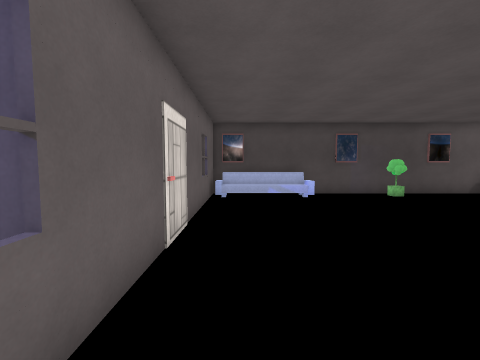
[1] (above)

24 first-person views from a walk through a Unity game level. The camera is 1.5 m above the floor, tilts 4° down and sees 90° across. The floor is counted in squares, 0.95 m on a side. Each view is taken from the middle of a square. On the plan, view 1 faces up. The plan holds only what a view shows up to about 13 squares ahead; the rest is blank. The place goes on beyond the plan. The player character is not drawn. Some surface patterns are stand-ins.

[2]
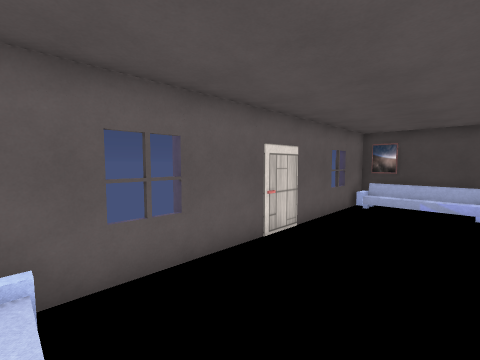

[3]
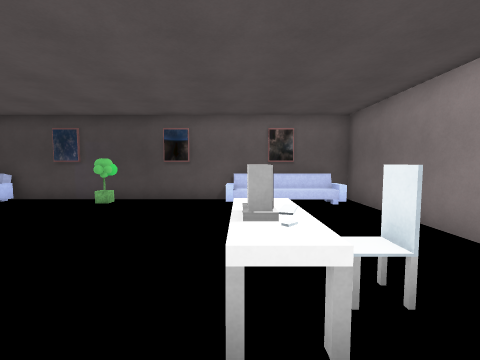

[4]
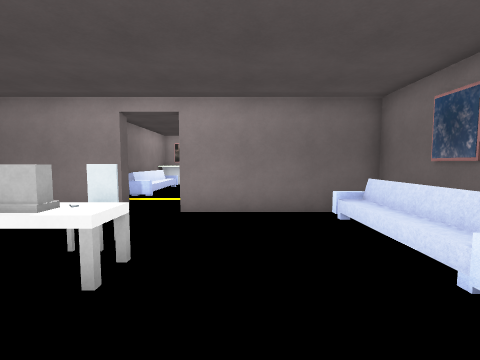

[5]
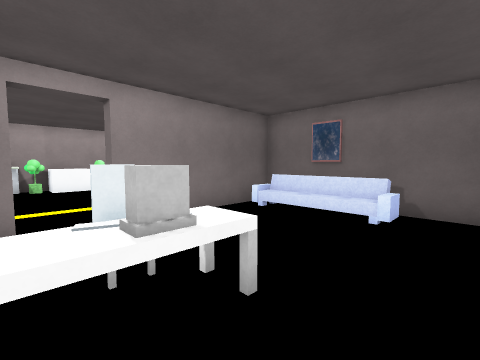

[6]
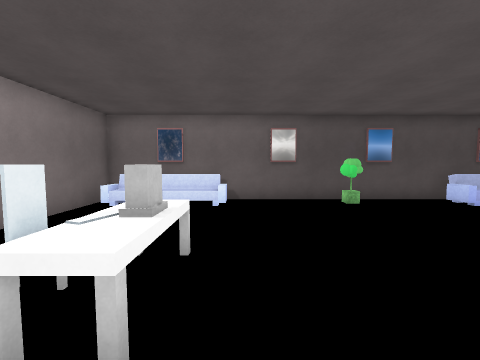

[7]
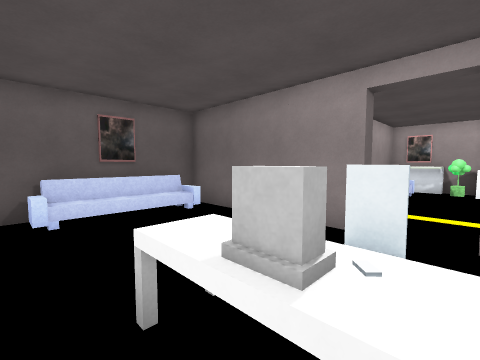

[8]
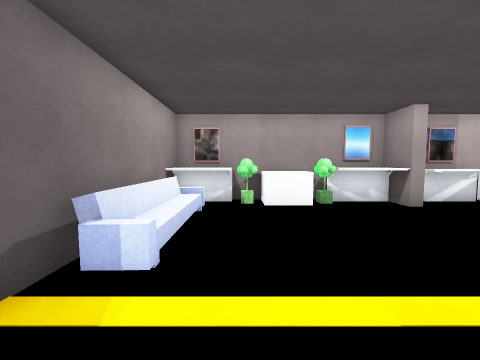

[9]
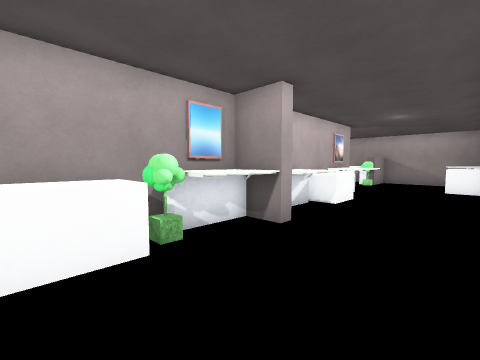

[10]
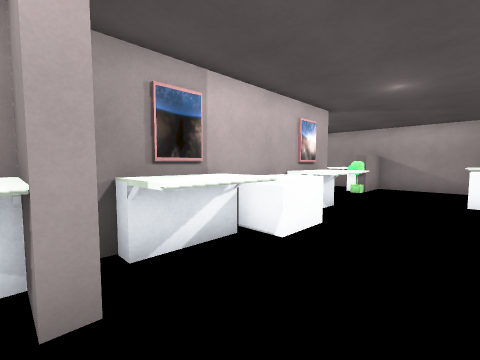

[11]
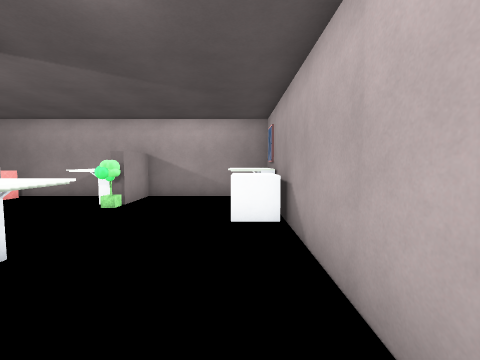

[12]
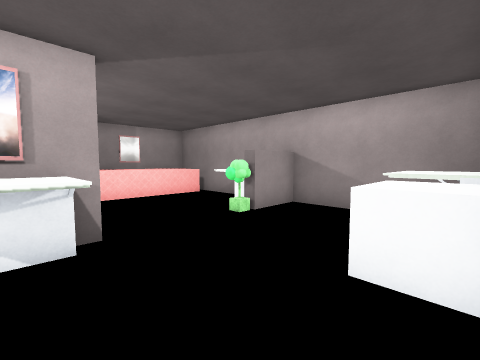

[13]
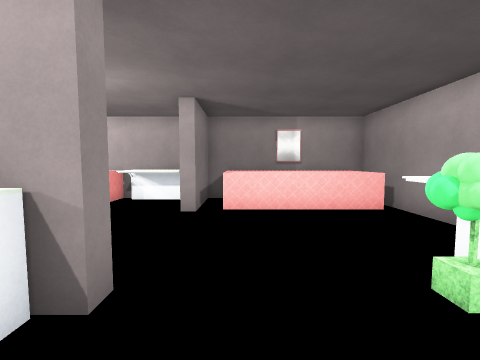

[14]
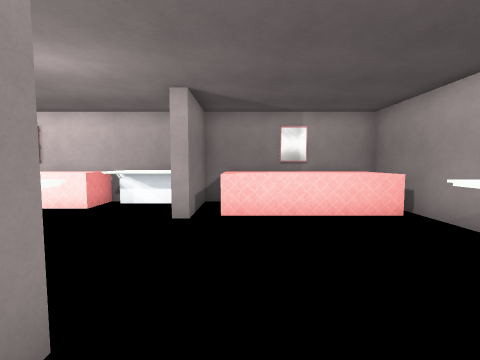

[15]
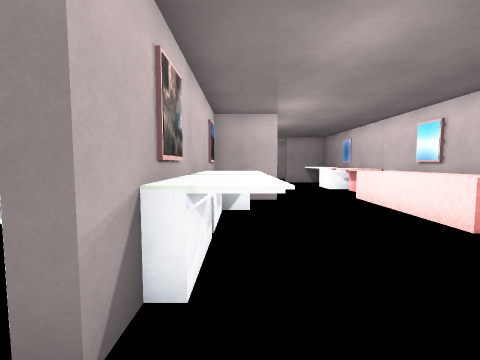

[16]
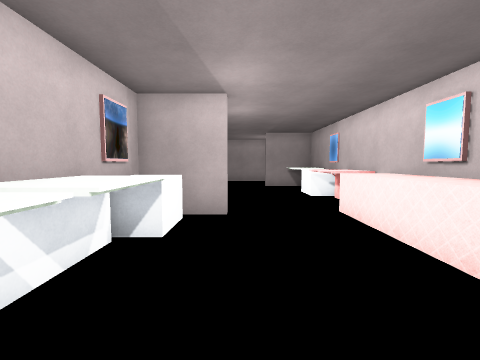

[17]
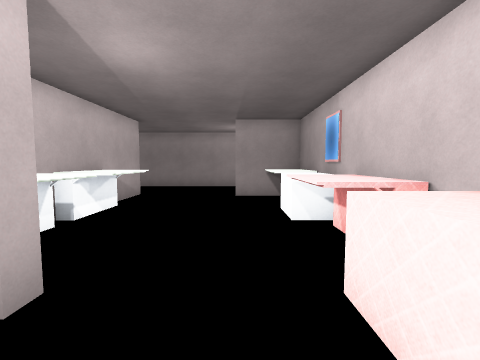

[18]
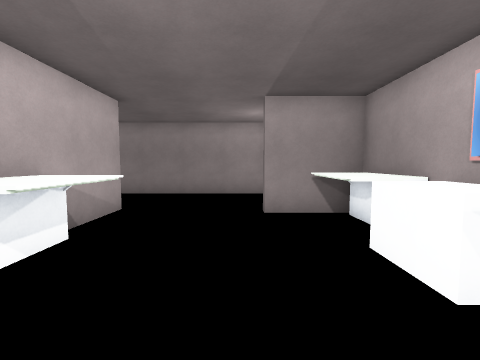

[19]
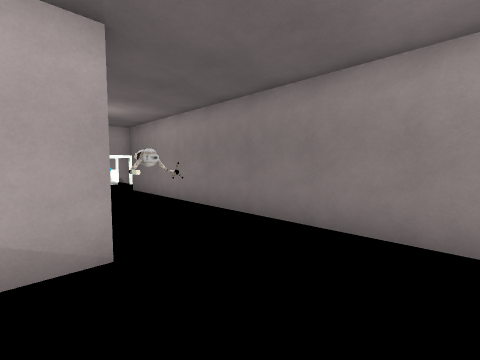

[20]
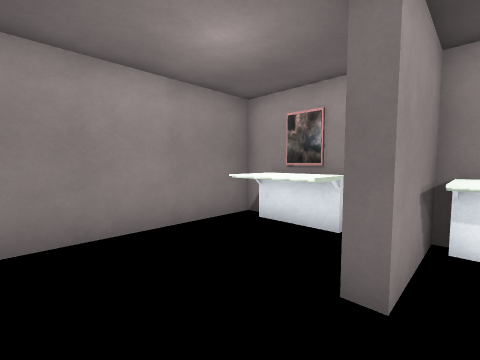

[21]
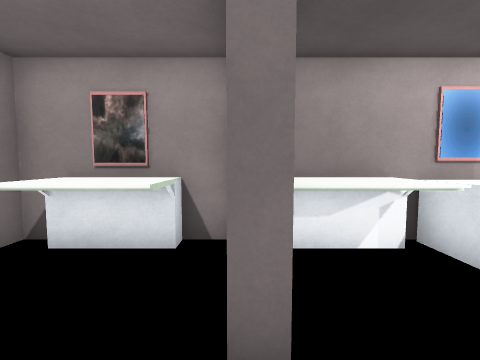

[22]
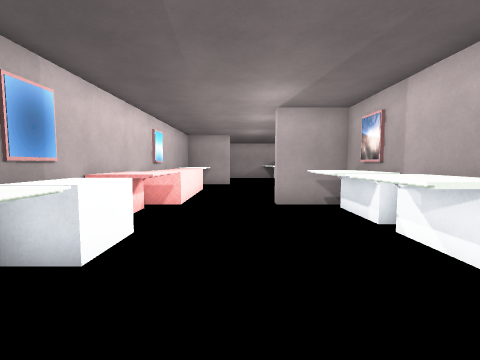

[23]
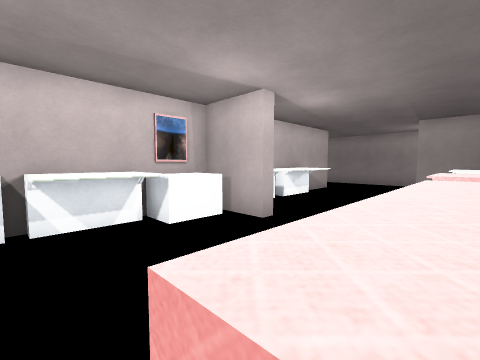

[24]
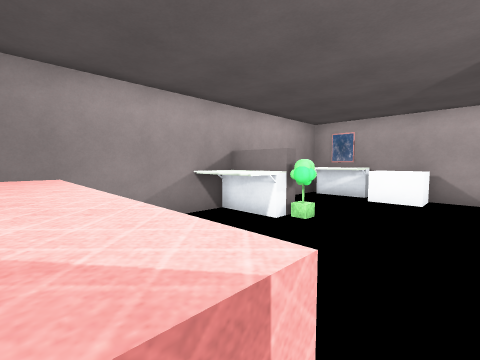

### Floor plan
Key: @ floor where view 1 was taken; # wall or solid block; . floor; / step, stairs or slope; = window, fence, low wall or low ledge; ^ raised ledge; S sofa; P plant; B block; O other object.
Columns run from 2 left of view 1 to 37 right of it. Each row starts with its distance up from view 1.
 13  #######################################
 12  #SSSS    P    #SSSS#                  #
 11  #                 =#  OO   O        OO#
 10 ^                   #  OO  OO        OO#
  9 ^                   #                .O#
  8 #             .     #  #########  ..####
  7 #              ..   #   SSSS=OO# . . OO#
  6 #            . ^^   # ..     OO#     OO#
  5 #              O^.  . ..       #O    OO#
  4 #             .^^.    .. .   PBOO     B#
  3 #              ..   # ..     BBOO     B#
  2 #.          .  .    # ..     PP#O    ^^#
  1 #.                  #        PPOO    ^^#
  0 #.@                 #        OOOO  . ^^#
 -1 #    /         //  S#     .  OO###   .^#
 -2   SSSS    P ...SSSSS#          #B    .^#
 -3    ##################        OO#B    .^#
 -4                              OO#B   ..^#
 -5                              BBOO    .^#
 -6                           .  BBOO    .^#
 -7                         #    BB#O    ..#
 -8                         #.   OOOO    OO#
 -9                         #.   OOOO .  OO#
-10                         #.   OO#    ####
-11                         #           ...#
-12                         #   ..  .   ^^^#
-13                          BB         ^^^#
-14                          BB         ^^^#
-15                          OO    PO   ^^^#
-16                          OO    OO   ^^^#
-17                          OO    OO   ^^^#
-18                          ###############

Where each view was taken, in squares from view 1:
view 1: 0 up, 0 right, facing up
view 2: 1 down, 3 right, facing up-left
view 3: 2 up, 13 right, facing up
view 4: 2 up, 10 right, facing right
view 5: 6 up, 11 right, facing down-right
view 6: 8 up, 12 right, facing down
view 7: 4 up, 12 right, facing up-right
view 8: 5 up, 18 right, facing right
view 9: 4 up, 23 right, facing down-right
view 10: 1 down, 24 right, facing down-right
view 11: 6 down, 24 right, facing down
view 12: 9 down, 23 right, facing down-right
view 13: 12 down, 26 right, facing right
view 14: 12 down, 27 right, facing right
view 15: 12 down, 30 right, facing up
view 16: 9 down, 32 right, facing up
view 17: 4 down, 34 right, facing up
view 18: 0 up, 33 right, facing up
view 19: 7 up, 33 right, facing up-left
view 20: 7 up, 31 right, facing up-right
view 21: 8 up, 32 right, facing right
view 22: 8 up, 33 right, facing down
view 23: 7 down, 36 right, facing up-left
view 24: 11 down, 35 right, facing down-left
